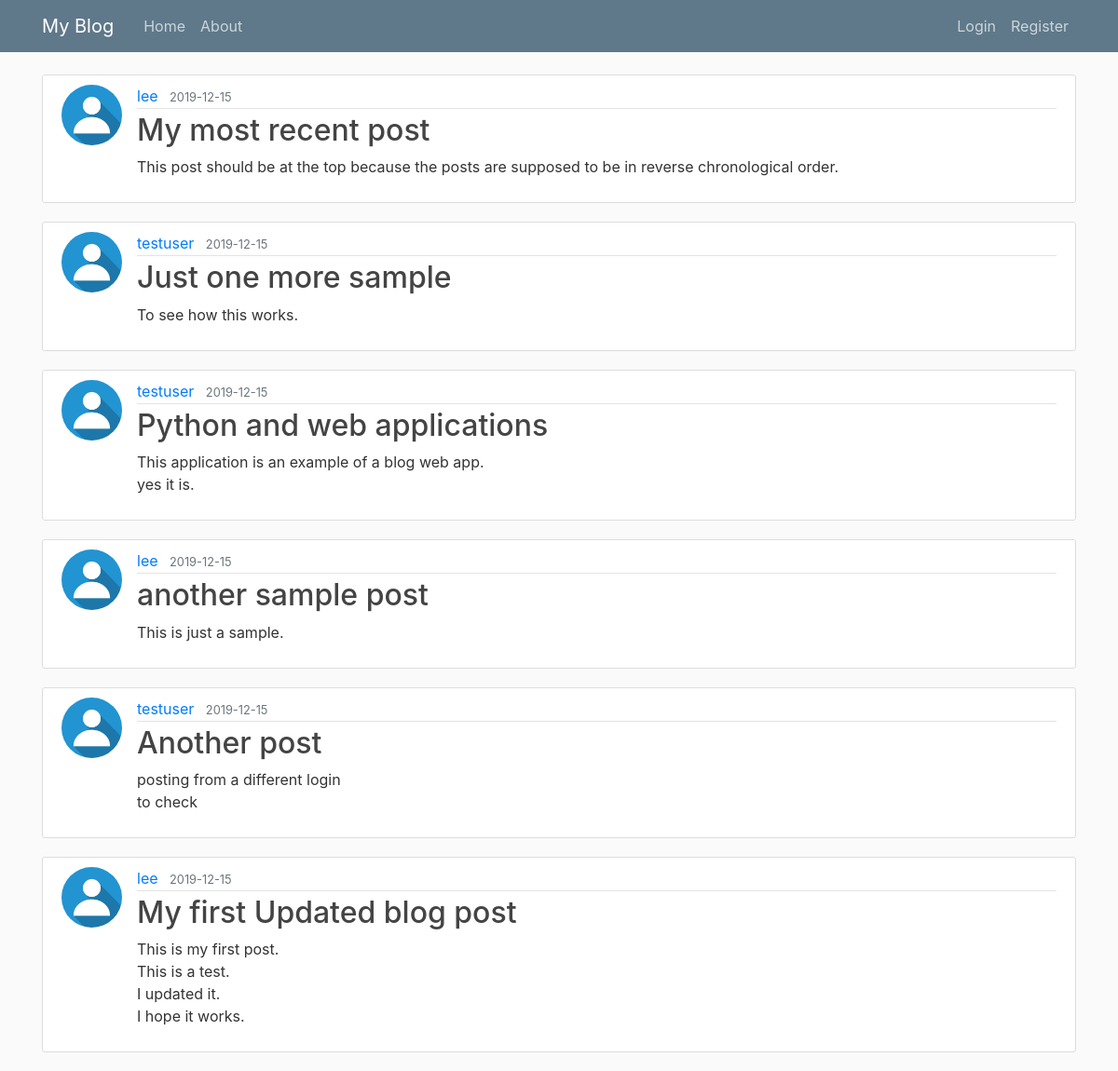
The page /home on the database its author committed.
### myblog/models.py (models this page shows, shortened)
class Post(db.Model):
    id = db.Column(db.Integer, primary_key=True)
    title = db.Column(db.String(100), nullable=False)
    date_posted = db.Column(db.DateTime, nullable=False, default=datetime.utcnow)
    content = db.Column(db.Text, nullable=False)
    user_id = db.Column(db.Integer, db.ForeignKey('user.id'), nullable=False)

class User(db.Model, UserMixin):
    id = db.Column(db.Integer, primary_key=True)
    username = db.Column(db.String(20), unique=True, nullable=False)
    email = db.Column(db.String(120), unique=True, nullable=False)
    image_file = db.Column(db.String(20), nullable=False, default='default.jpg')
    password = db.Column(db.String(60), nullable=False)
    posts = db.relationship('Post', backref='author', lazy=True)

### myblog/routes.py (the view)
@app.route("/")
@app.route("/home")
def home():
    posts = Post.query.order_by(Post.date_posted.desc()).all()
    return render_template('home.html', posts=posts)

### myblog/templates/home.html
{% extends "layout.html" %}
{% block content %}
    {% for post in posts %}
        <article class="media content-section">
          <img class="rounded-circle article-img" src="{{ url_for('static', filename='profile_pics/' + post.author.image_file) }}">
          <div class="media-body">
            <div class="article-metadata">
              <a class="mr-2" href="{{ url_for('dashboard', username=post.author.username) }}">{{ post.author.username }}</a>
              <small class="text-muted">{{ post.date_posted.strftime('%Y-%m-%d') }}</small>
            </div>
            <h2><a class="article-title" href="{{ url_for('post', post_id=post.id) }}">{{ post.title }}</a></h2>
            <p class="article-content">{{ post.content }}</p>
          </div>
        </article>
    {% endfor %}
{% endblock content %}

### myblog/templates/layout.html (shortened to what this page needs)
<!DOCTYPE html>
<html>
<head>
    <link rel="stylesheet" href="https://maxcdn.bootstrapcdn.com/bootstrap/4.0.0/css/bootstrap.min.css">
    <link rel="stylesheet" type="text/css" href="{{ url_for('static', filename='main.css') }}">
</head>
<body>
    <header class="site-header">
      <nav class="navbar navbar-expand-md navbar-dark bg-steel fixed-top">
        <div class="container">
          <a class="navbar-brand mr-4" href="/">My Blog</a>
          <div class="collapse navbar-collapse" id="navbarToggle">
            <div class="navbar-nav mr-auto">
              <a class="nav-item nav-link" href="{{ url_for('home') }}">Home</a>
              <a class="nav-item nav-link" href="{{ url_for('about') }}">About</a>
            </div>
            <div class="navbar-nav">
              {% if current_user.is_authenticated %}
                <a class="nav-item nav-link" href="{{ url_for('dashboard', username=current_user.username) }}">My Dashboard</a>
                <a class="nav-item nav-link" href="{{ url_for('new_post') }}">New Post</a>
                <a class="nav-item nav-link" href="{{ url_for('account') }}">Account</a>
                <a class="nav-item nav-link" href="{{ url_for('logout') }}">Logout</a>
              {% else %}
                <a class="nav-item nav-link" href="{{ url_for('login') }}">Login</a>
                <a class="nav-item nav-link" href="{{ url_for('register') }}">Register</a>
              {% endif %}
            </div>
          </div>
        </div>
      </nav>
    </header>
    <main role="main" class="container">
      <div class="row">
        <div class="col-md-12">
          {% block content %}{% endblock %}
        </div>
      </div>
    </main>
</body>
</html>

### myblog/static/main.css (style rules this page uses)
body { background: #fafafa; color: #333333; margin-top: 5rem; }
h1, h2, h3, h4, h5, h6 { color: #444444; }
.bg-steel { background-color: #5f788a; }
.site-header .navbar-nav .nav-link { color: #cbd5db; }
.content-section { background: #ffffff; padding: 10px 20px; border: 1px solid #dddddd; border-radius: 3px; margin-bottom: 20px; }
.article-title { color: #444444; }
.article-content { white-space: pre-line; }
.article-img { height: 65px; width: 65px; margin-right: 16px; }
.article-metadata { padding-bottom: 1px; margin-bottom: 4px; border-bottom: 1px solid #e3e3e3 }

### rows shown on the page
Post: image_file (placeholder picture), author.username "lee", date_posted "2019-12-15", title "My most recent post", content "This post should be at the top because the posts are supposed to be in reverse chronological order."
Post: image_file (placeholder picture), author.username "testuser", date_posted "2019-12-15", title "Just one more sample", content "To see how this works."
Post: image_file (placeholder picture), author.username "testuser", date_posted "2019-12-15", title "Python and web applications", content "This application is an example of a blog web app. yes it is."
Post: image_file (placeholder picture), author.username "lee", date_posted "2019-12-15", title "another sample post", content "This is just a sample."
Post: image_file (placeholder picture), author.username "testuser", date_posted "2019-12-15", title "Another post", content "posting from a different login to check"
Post: image_file (placeholder picture), author.username "lee", date_posted "2019-12-15", title "My first Updated blog post", content "This is my first post. This is a test. I updated it. I hope it works."
